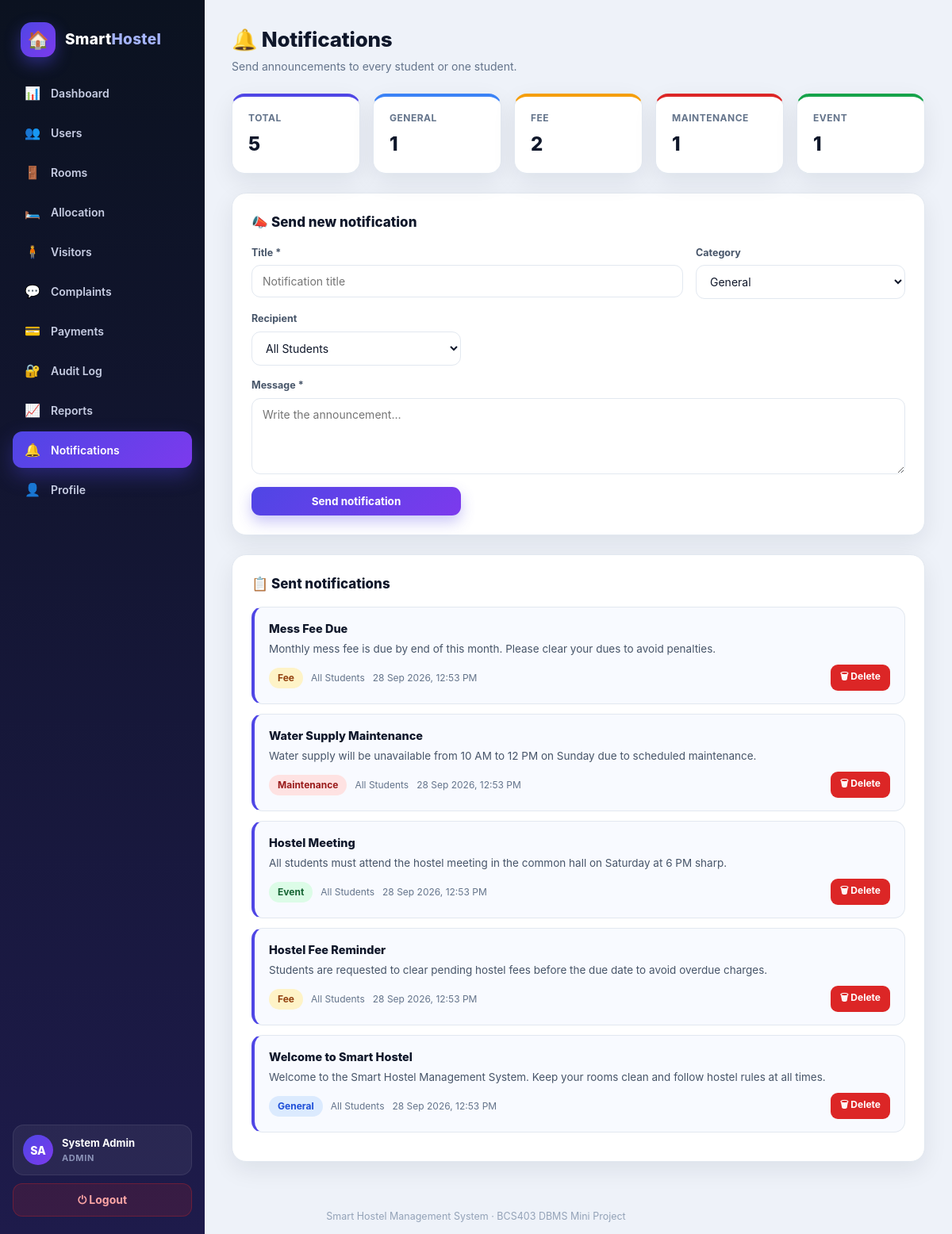
The page /admin/notifications.php (signed in) on the database its author committed.
### tables this page shows
CREATE TABLE IF NOT EXISTS notifications (
    id          INT AUTO_INCREMENT PRIMARY KEY,
    title       VARCHAR(150) NOT NULL,
    message     TEXT         NOT NULL,
    category    VARCHAR(80)  NOT NULL DEFAULT 'General',
    target_user_id INT DEFAULT NULL,
    created_at  TIMESTAMP DEFAULT CURRENT_TIMESTAMP,
    INDEX idx_notification_target (target_user_id),
    FOREIGN KEY (target_user_id) REFERENCES users(id) ON DELETE CASCADE
);

### includes/config.php (called while the page is built, shortened)
<?php
function safe($val) {
    return htmlspecialchars((string)$val, ENT_QUOTES, 'UTF-8');
}
function formatDateTime($date, $fallback = '-') {
    $t = strtotime($date);
    return $t ? date('d M Y, h:i A', $t) : $fallback;
}

### admin/notifications.php (the view, shortened to what this page needs)
<?php
require_once __DIR__ . '/../includes/config.php';
$notificationsStmt = $conn->prepare('SELECT n.*, u.full_name AS target_name FROM notifications n LEFT JOIN users u ON u.id=n.target_user_id ORDER BY n.id DESC');
$notificationsStmt->execute(); $notifications = $notificationsStmt->get_result();
$counts = ['total' => 0, 'General' => 0, 'Fee' => 0, 'Maintenance' => 0, 'Event' => 0];
foreach ($conn->query('SELECT category, COUNT(*) c FROM notifications GROUP BY category')->fetch_all(MYSQLI_ASSOC) as $row) {
    $c = ucfirst(strtolower($row['category']));
    if (isset($counts[$c])) $counts[$c] = (int)$row['c'];
    $counts['total'] += (int)$row['c'];
}
$badgeMap = ['general' => 'badge-blue', 'fee' => 'badge-yellow', 'maintenance' => 'badge-red', 'event' => 'badge-green'];
require_once __DIR__ . '/../includes/header.php';
?>
<div class="layout">
<?php require_once __DIR__ . '/../includes/sidebar.php'; ?>
<main class="main">
    <div class="page-head">
        <h1>🔔 Notifications</h1>
        <p>Send announcements to every student or one student.</p>
    </div>
    <div class="stat-grid" style="grid-template-columns:repeat(auto-fit,minmax(130px,1fr))">
        <div class="stat"><div class="stat-label">Total</div><div class="stat-value"><?php echo $counts['total']; ?></div></div>
        <div class="stat blue"><div class="stat-label">General</div><div class="stat-value"><?php echo $counts['General']; ?></div></div>
        <div class="stat amber"><div class="stat-label">Fee</div><div class="stat-value"><?php echo $counts['Fee']; ?></div></div>
        <div class="stat red"><div class="stat-label">Maintenance</div><div class="stat-value"><?php echo $counts['Maintenance']; ?></div></div>
        <div class="stat green"><div class="stat-label">Event</div><div class="stat-value"><?php echo $counts['Event']; ?></div></div>
    </div>
    <div class="card">
        <h2>📣 Send new notification</h2>
        <form method="POST" class="form-grid">
            <div class="field" style="grid-column:span 2"><label>Title *</label><input class="input" name="title" placeholder="Notification title" required></div>
            <div class="field">
                <label>Category</label>
                <select class="input" name="category">
                    <option>General</option><option>Fee</option><option>Maintenance</option><option>Event</option>
                </select>
            </div>
            <div class="field"><label>Recipient</label><select class="input" name="target_user_id"><option value="0">All Students</option></select></div>
            <div class="field full"><label>Message *</label><textarea class="input" name="message" placeholder="Write the announcement…" required></textarea></div>
            <div class="field"><button class="btn btn-primary" type="submit">Send notification</button></div>
        </form>
    </div>
    <div class="card">
        <h2>📋 Sent notifications</h2>
        <?php if ($notifications->num_rows): while ($n = $notifications->fetch_assoc()):
            $cat = strtolower($n['category'] ?? 'general');
        ?>
        <div class="notif">
            <div class="notif-title"><?php echo safe($n['title']); ?></div>
            <div class="notif-body"><?php echo nl2br(safe($n['message'])); ?></div>
            <div class="notif-meta">
                <span class="badge <?php echo $badgeMap[$cat] ?? 'badge-gray'; ?>"><?php echo safe(ucfirst($cat)); ?></span>
                <span><?php echo safe($n['target_name'] ?? 'All Students'); ?></span><span><?php echo formatDateTime($n['created_at']); ?></span>
                <form method="POST" style="margin:0 0 0 auto" data-confirm="Delete this notification?">
                    <button class="btn btn-red btn-sm" type="submit">🗑 Delete</button>
                </form>
            </div>
        </div>
        <?php endwhile; else: ?>
        <div class="empty"><span class="empty-ico">🔕</span><p>No notifications sent yet.</p></div>
        <?php endif; ?>
    </div>
</main>
</div>
<?php require_once __DIR__ . '/../includes/footer.php'; ?>

### includes/header.php (shortened to what this page needs)
<!DOCTYPE html>
<html lang="en">
<head>
    <link rel="stylesheet" href="/assets/css/style.css">
</head>
<body>

### includes/sidebar.php (shortened to what this page needs)
<?php
$currentPage = basename($_SERVER['PHP_SELF']);
$navRole = $_SESSION['role'] ?? '';
$navName = $_SESSION['full_name'] ?? 'User';
$nameParts = preg_split('/\s+/', trim($navName));
$navInitials = strtoupper(substr($nameParts[0] ?? 'U', 0, 1) . substr($nameParts[1] ?? '', 0, 1));
?>
<aside class="sidebar">
    <div class="brand">
        <div class="brand-icon">🏠</div>
        <div class="brand-text">Smart<span>Hostel</span></div>
    </div>
    <nav class="nav">
    <?php if ($navRole === 'admin'): ?>
        <a href="/admin/dashboard.php"       class="<?php echo $currentPage === 'dashboard.php'       ? 'active' : ''; ?>"><span class="nav-ico">📊</span> Dashboard</a>
        <a href="/admin/users.php"           class="<?php echo $currentPage === 'users.php'           ? 'active' : ''; ?>"><span class="nav-ico">👥</span> Users</a>
        <a href="/admin/rooms.php"           class="<?php echo $currentPage === 'rooms.php'           ? 'active' : ''; ?>"><span class="nav-ico">🚪</span> Rooms</a>
        <a href="/admin/room_allocation.php" class="<?php echo $currentPage === 'room_allocation.php' ? 'active' : ''; ?>"><span class="nav-ico">🛏️</span> Allocation</a>
        <a href="/admin/visitors.php"        class="<?php echo $currentPage === 'visitors.php'        ? 'active' : ''; ?>"><span class="nav-ico">🧍</span> Visitors</a>
        <a href="/admin/complaints.php"      class="<?php echo $currentPage === 'complaints.php'      ? 'active' : ''; ?>"><span class="nav-ico">💬</span> Complaints</a>
        <a href="/admin/payments.php"        class="<?php echo $currentPage === 'payments.php'        ? 'active' : ''; ?>"><span class="nav-ico">💳</span> Payments</a>
        <a href="/admin/audit_log.php" class="<?php echo $currentPage === 'audit_log.php' ? 'active' : ''; ?>"><span class="nav-ico">🔐</span> Audit Log</a>
        <a href="/admin/reports.php"         class="<?php echo $currentPage === 'reports.php'         ? 'active' : ''; ?>"><span class="nav-ico">📈</span> Reports</a>
        <a href="/admin/notifications.php"   class="<?php echo $currentPage === 'notifications.php'   ? 'active' : ''; ?>"><span class="nav-ico">🔔</span> Notifications</a>
        <a href="/admin/profile.php"         class="<?php echo $currentPage === 'profile.php'         ? 'active' : ''; ?>"><span class="nav-ico">👤</span> Profile</a>
    <?php endif; ?>
    </nav>
    <div class="sidebar-user">
        <div class="avatar"><?php echo safe($navInitials); ?></div>
        <div class="sidebar-user-meta">
            <strong><?php echo safe($navName); ?></strong>
            <small><?php echo safe(ucfirst($navRole)); ?></small>
        </div>
    </div>
    <form method="POST" action="/auth/logout.php" class="logout-form">
        <button type="submit" class="logout-btn">⏻ Logout</button>
    </form>
</aside>

### includes/footer.php (shortened to what this page needs)
<footer class="project-footer">Smart Hostel Management System · BCS403 DBMS Mini Project</footer>
</body>
</html>

### rows shown on the page
notifications: title "Mess Fee Due", message "Monthly mess fee is due by end of this month. Please clear your dues to avoid penalties.", category "Fee", target_name "All Students", created_at "28 Sep 2026, 12:53 PM"
notifications: title "Water Supply Maintenance", message "Water supply will be unavailable from 10 AM to 12 PM on Sunday due to scheduled maintenance.", category "Maintenance", target_name "All Students", created_at "28 Sep 2026, 12:53 PM"
notifications: title "Hostel Meeting", message "All students must attend the hostel meeting in the common hall on Saturday at 6 PM sharp.", category "Event", target_name "All Students", created_at "28 Sep 2026, 12:53 PM"
notifications: title "Hostel Fee Reminder", message "Students are requested to clear pending hostel fees before the due date to avoid overdue charges.", category "Fee", target_name "All Students", created_at "28 Sep 2026, 12:53 PM"
notifications: title "Welcome to Smart Hostel", message "Welcome to the Smart Hostel Management System. Keep your rooms clean and follow hostel rules at all times.", category "General", target_name "All Students", created_at "28 Sep 2026, 12:53 PM"

### other values the page prints
safe($navInitials) "SA"
safe($navName) "System Admin"
safe(ucfirst($navRole)) "ADMIN"
$counts['total'] "5"
$counts['General'] "1"
$counts['Fee'] "2"
$counts['Maintenance'] "1"
$counts['Event'] "1"
